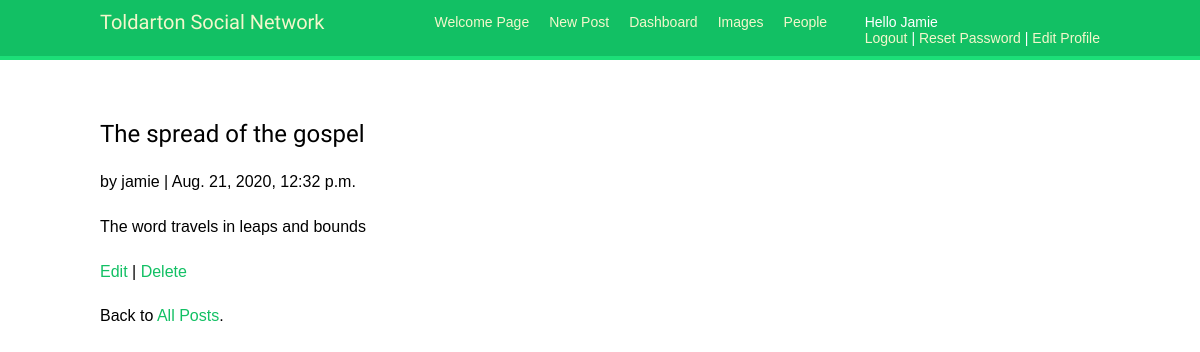
The page /posts/new/2/ (signed in) on the database its author committed.
### posts/models.py (models this page shows, shortened)
class Post(models.Model):
    title = models.CharField(max_length=255)
    body = models.TextField()
    date = models.DateTimeField(auto_now_add=True)
    author = models.ForeignKey(get_user_model(), on_delete=models.CASCADE, )
    class Meta:
        ordering = ['-date']

### posts/views.py (the view)
# urls.py: path('<int:pk>/', PostDetailView.as_view(), name='post_detail'),
class PostDetailView(LoginRequiredMixin, DetailView):
    model = Post
    template_name = 'post_detail.html'
    login_url = 'login'

### account/templates/post_detail.html
{% extends 'base.html' %}
{% block content %}
    <div class="post-entry">
        <h2>{{ object.title }}</h2>
        <p>by {{ object.author }} | {{ object.date }}</p>
        <p>{{ object.body }}</p>
    </div>
    <p><a href="{% url 'post_edit' post.pk %}">Edit</a> |
    <a href="{% url 'post_delete' post.pk %}">Delete</a></p>
    <p>Back to <a href="{% url 'post_list' %}">All Posts</a>.</p>
{% endblock content %}

### account/templates/base.html (shortened to what this page needs)
{% load static %}
<!DOCTYPE html>
<html>
<head>
  <link href="{% static "css/base.css" %}" rel="stylesheet">
</head>
<body>
  <div id="header">
    <span class="logo">Toldarton Social Network</span>
    {% if request.user.is_authenticated %}
    <ul class="menu">
      <li {% if section == "dashboard" %}class="selected"{% endif %}>
        <a href="{% url "dashboard" %}">Welcome Page</a>
      </li>
    <li {% if section == "post_new" %}class="selected"{% endif %}>
    <a href="{% url "post_new" %}">New Post</a>
      </li>
    <li {% if section == "post_list" %}class="selected"{% endif %}>
        <a href="post_list">Dashboard</a>
      <li {% if section == "images" %}class="selected"{% endif %}>
        <a href="#">Images</a>
      </li>
      <li {% if section == "people" %}class="selected"{% endif %}>
        <a href="{% url "user_list" %}">People</a>
      </li>
    </ul>
  {% endif %}
  <span class="user">
    {% if request.user.is_authenticated %}
      Hello {{ request.user }}
	  <br>
      <a href="{% url "logout" %}">Logout</a> |
	  <a href="{% url "password_change" %}">Reset Password</a> |
      <a href="{% url "edit" %}">Edit Profile</a>
    {% else %}
      <a href="{% url "login" %}">Log-in</a>
    {% endif %}
  </span>
  </div>
  <div id="content">
    {% block content %}
    {% endblock %}
  </div>
</body>
</html>

### account/static/css/base.css (style rules this page uses)
body { margin:0; padding:0; font-family:helvetica, sans-serif; }
p { line-height: 1.8; }
a { color:#12c064; text-decoration:none; }
h1, h2, h3, h4, h5 , h6 { font-family: 'Muli', sans-serif; font-weight:normal; }
h2 { margin:30px 0 20px; }
#header { padding:10px 100px; font-size:14px; background:#12c064; color:#fff; border-bottom:4px solid #1cdf78; overflow:auto; }
#header .logo { font-family: 'Muli', sans-serif; float:left; color:#f3f7cc; font-size:20px; margin-right:10%; }
#header ul.menu { list-style:none; float:left; margin:0; padding:0; }
#header ul.menu li { float:left; padding:4px 10px; }
#header a { color:#f3f7cc; }
#header .user { float:right; padding-top:4px; text-transform: capitalize; }
#content { padding:30px 100px; }

### rows shown on the page
Post: title "The spread of the gospel", author "jamie", date "Aug. 21, 2020, 12:32 p.m.", body "The word travels in leaps and bounds"

### other values the page prints
{{ request.user }} "Jamie"
